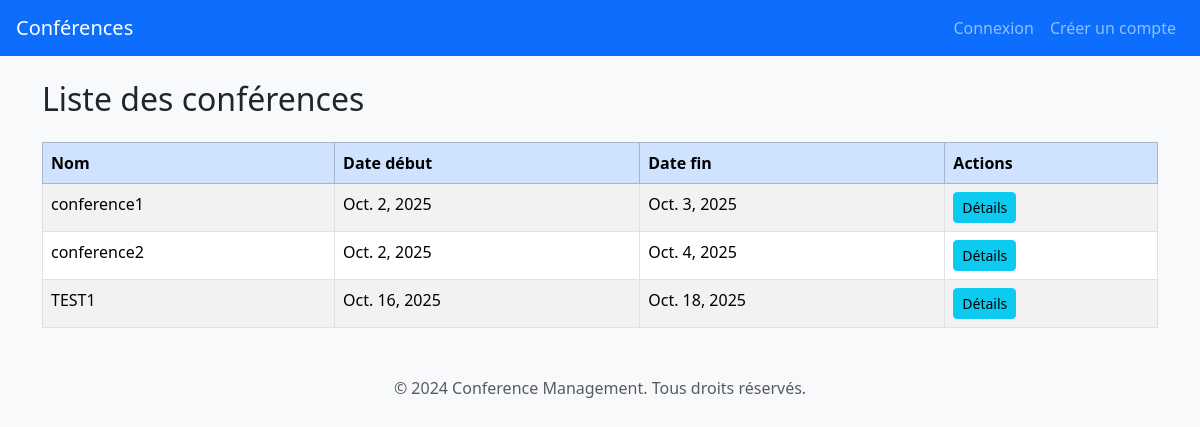
/Conference/liste/, run on an earlier commit of the app's database.
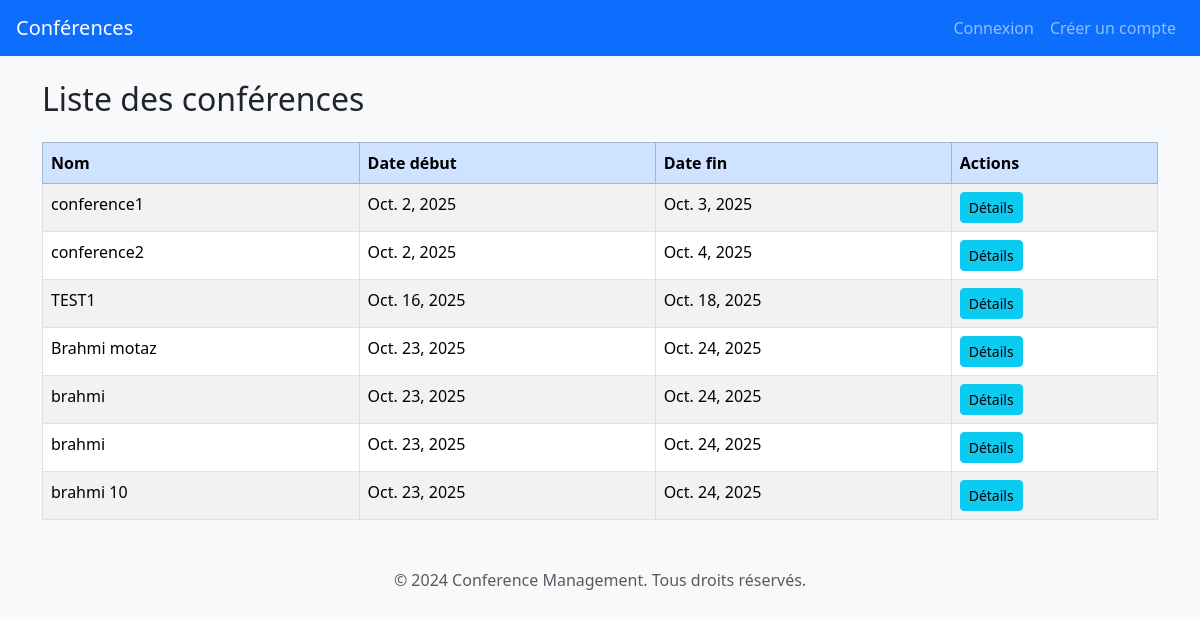
And on a later commit of the database.
### ConferenceApp/models.py (models this page shows, shortened)
class Conference(models.Model):
    conference_id=models.AutoField(primary_key=True)
    name=models.CharField(max_length=255)
    description=models.CharField(max_length=255,validators=[MinLengthValidator(30,"la description doit contenir au moins 3 caractere")])
    THEME = [
        ("CS&IA","Computer Science and IA"),
        ("SE","Science and eng")
    ]
    theme=models.CharField(max_length=255,choices=THEME)
    start_date=models.DateField()
    end_date=models.DateField()
    created_at=models.DateTimeField(auto_now_add=True)
    updated_at=models.DateTimeField(auto_now=True)

### ConferenceApp/views.py (the view)
# urls.py: path("liste/", views.ConferenceListView.as_view(), name="conference_liste"),
class ConferenceListView(ListView):
    model = Conference
    template_name = "liste.html"              # ← corrigé
    context_object_name = "liste"
    ordering = ["start_date"]

### template/liste.html (shortened to what this page needs)
{% extends 'base.html' %}
{% block content %}
<h2 class="mb-4">Liste des conférences</h2>
<table class="table table-bordered table-striped">
    <thead class="table-primary">
        <tr>
            <th>Nom</th>
            <th>Date début</th>
            <th>Date fin</th>
            <th>Actions</th>
        </tr>
    </thead>
    <tbody>
    {% for c in liste %}
        <tr>
            <td>{{ c.name }}</td>
            <td>{{ c.start_date }}</td>
            <td>{{ c.end_date }}</td>
            <td>
                <a href="{% url 'conference_detail' c.pk %}" class="btn btn-info btn-sm">Détails</a>
            </td>
        </tr>
    {% empty %}
        <tr><td colspan="4" class="text-center text-muted">Aucune conférence.</td></tr>
    {% endfor %}
    </tbody>
</table>
{% endblock %}

### template/base.html (shortened to what this page needs)
<!DOCTYPE html>
<html lang="fr">
<head>
    <link rel="stylesheet" href="https://cdn.jsdelivr.net/npm/bootstrap@5.3.3/dist/css/bootstrap.min.css">
</head>
<body class="bg-light">
<nav class="navbar navbar-expand-lg navbar-dark bg-primary px-3">
    <a class="navbar-brand" href="{% url 'conference_liste' %}">Conférences</a>
    <div class="collapse navbar-collapse">
        <ul class="navbar-nav ms-auto">
            {% if user.is_authenticated %}
                <li class="nav-item">
                    <span class="nav-link">Bonjour {{ user.username }} 👋</span>
                </li>
                <li class="nav-item">
                    <a class="nav-link" href="{% url 'conference_liste' %}">Liste des conférences</a>
                </li>
                {% if user.role == "comitee" %}
                <li class="nav-item">
                    <a class="nav-link" href="{% url 'conference_create' %}">Créer conférence</a>
                </li>
                {% endif %}
                <li class="nav-item">
                    <a class="nav-link text-warning" href="{% url 'logout' %}">Déconnexion</a>
                </li>
            {% else %}
                <li class="nav-item">
                    <a class="nav-link" href="{% url 'login' %}">Connexion</a>
                </li>
                <li class="nav-item">
                    <a class="nav-link" href="{% url 'register' %}">Créer un compte</a>
                </li>
            {% endif %}
        </ul>
    </div>
</nav>
<div class="container mt-4">
    {% block content %}
    {% endblock %}
</div>
<footer class="text-center mt-5 mb-3 text-muted">
    &copy; 2024 Conference Management. Tous droits réservés.
</footer>
</body>
</html>

What changed in the data, as far as the page shows it:
added Conference: name "Brahmi motaz", start_date "Oct. 23, 2025", end_date "Oct. 24, 2025"
added Conference: name "brahmi", start_date "Oct. 23, 2025", end_date "Oct. 24, 2025"
added Conference: name "brahmi", start_date "Oct. 23, 2025", end_date "Oct. 24, 2025"
added Conference: name "brahmi 10", start_date "Oct. 23, 2025", end_date "Oct. 24, 2025"
